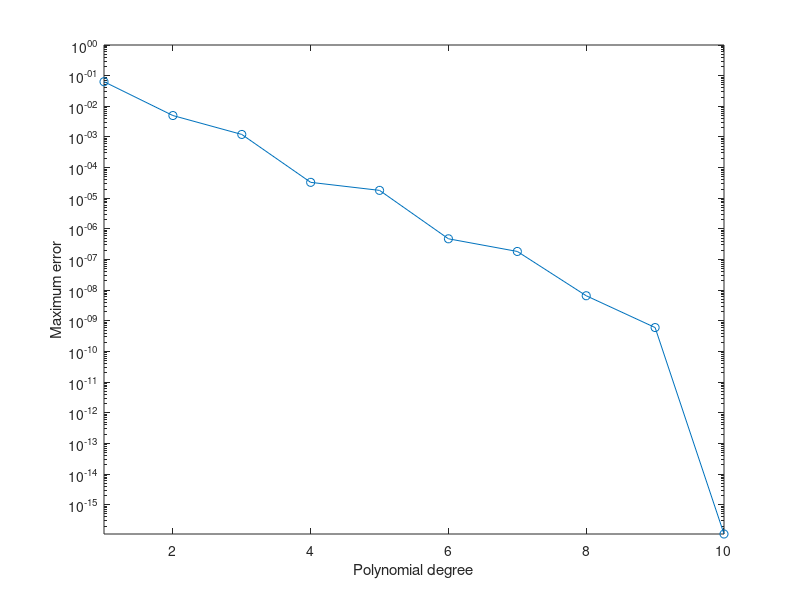

MATLAB code for this plot:

t = (((1:11)-1)/10)';
y = erf(t);

n = 11;
X = ones(11, n);
for k = 1:n
   X(:, k) = t.^(n-k); 
end

err = zeros(1,10);
for i = 1:10
    b = X(:, end-i:end)\y;
    pt = polyval(b, t);
    err(i) = max(pt - y);
end

semilogy(1:10, err, '-o');
axis tight;
ylim([0,1]);
xlabel('Polynomial degree');
ylabel('Maximum error');